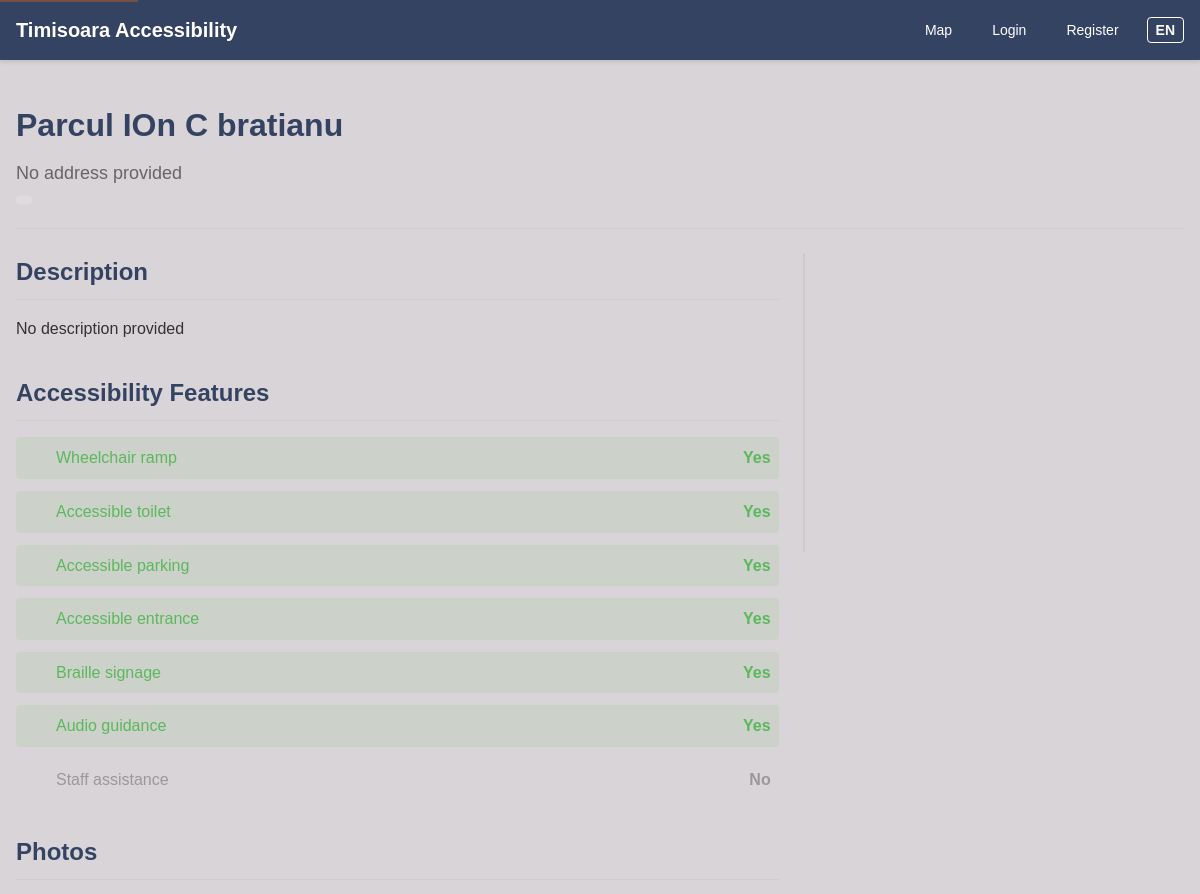
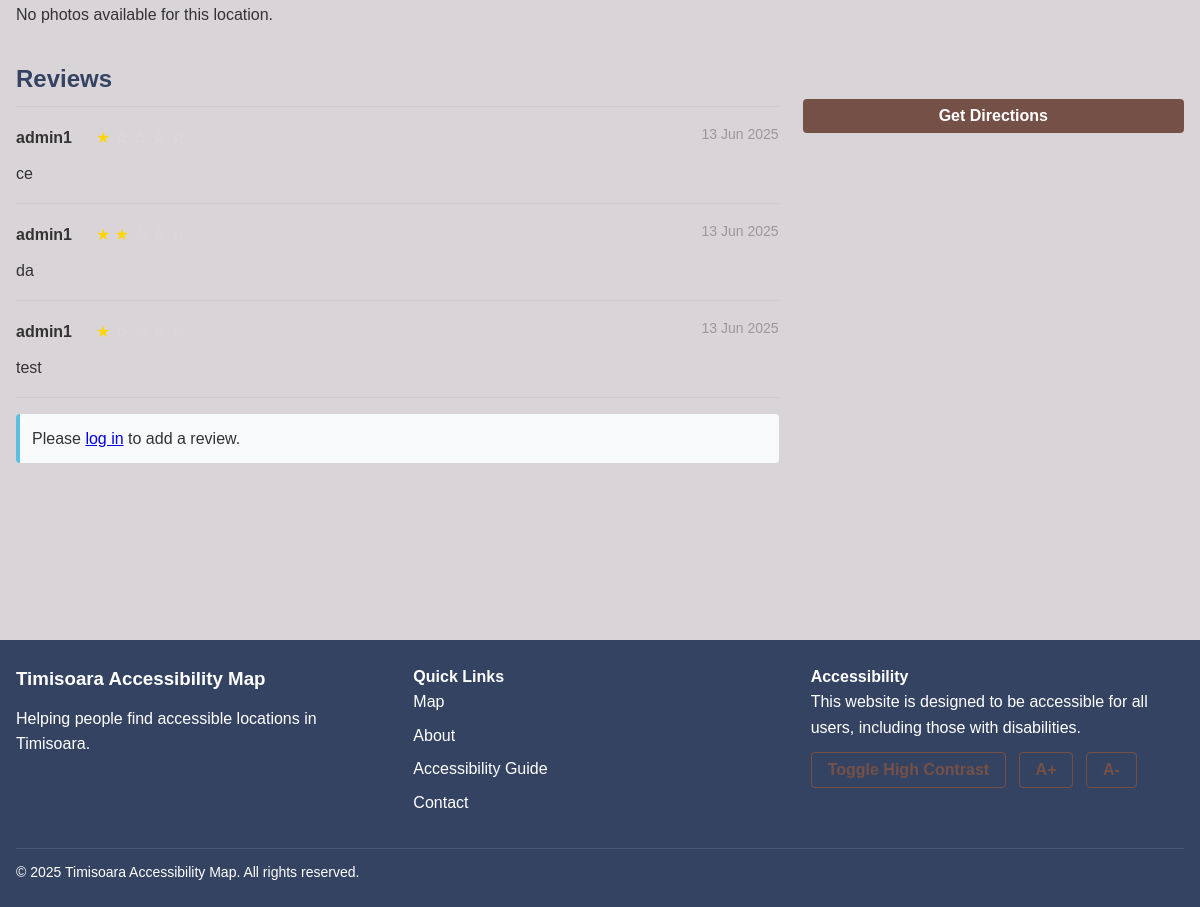
Before: /location/2 with the older database file (2 pictures, top to bottom).
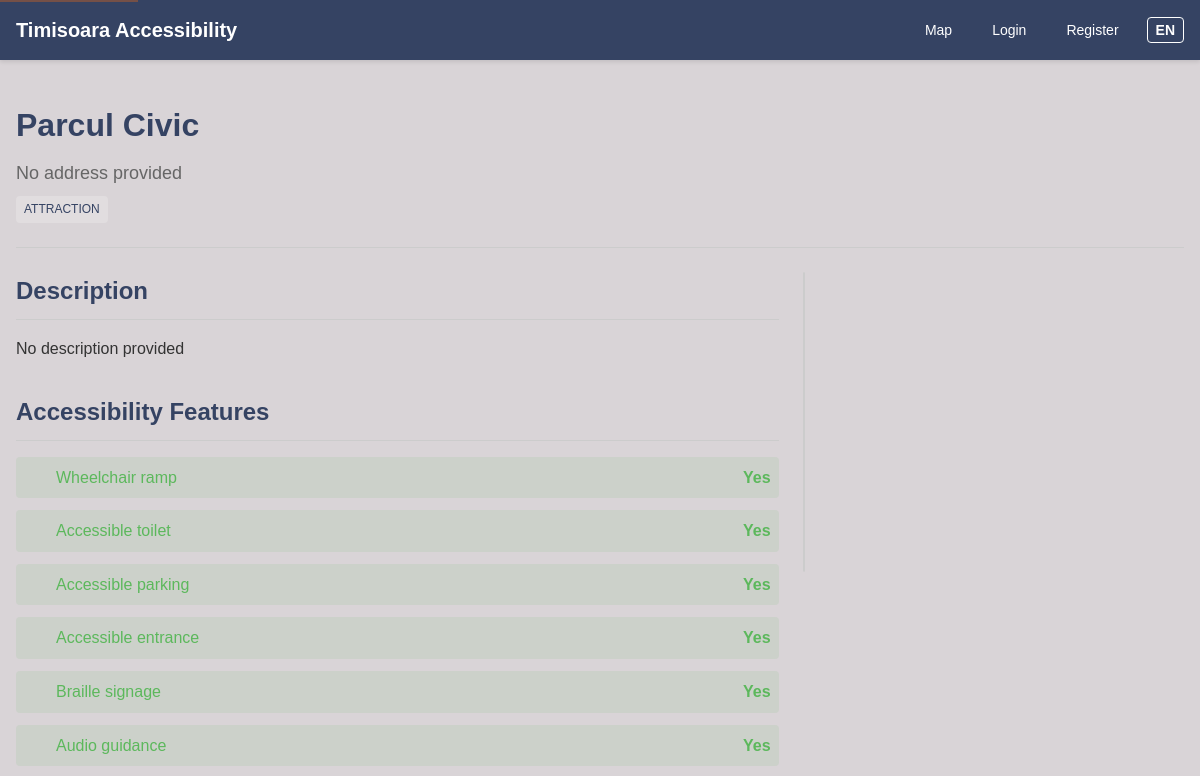
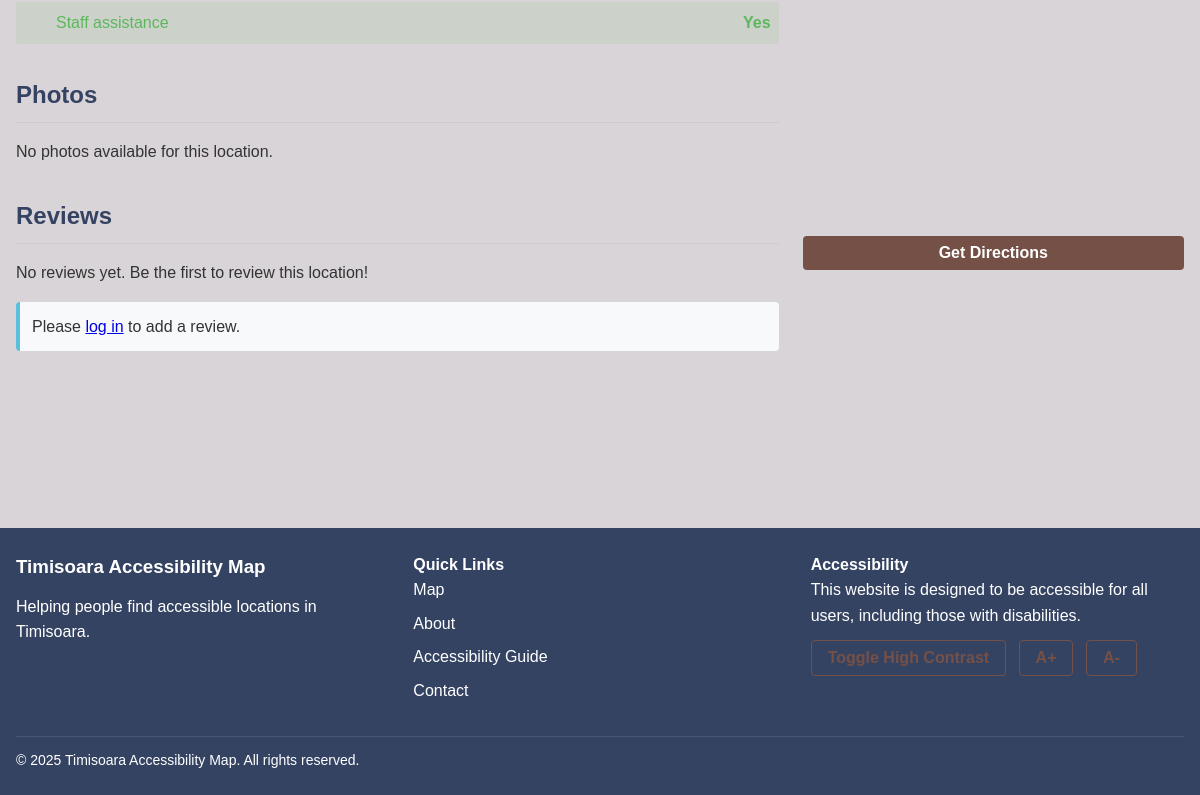
After: the same page with the newer database file (2 pictures, top to bottom).
### app/models.py (models this page shows, shortened)
class Location(db.Model):
    id = db.Column(db.Integer, primary_key=True)
    name = db.Column(db.String(100), nullable=False)
    description = db.Column(db.Text)
    lat = db.Column(db.Float, nullable=False)
    lng = db.Column(db.Float, nullable=False)
    address = db.Column(db.String(200))
    has_ramp = db.Column(db.Boolean, default=False)
    has_accessible_wc = db.Column(db.Boolean, default=False)
    has_accessible_parking = db.Column(db.Boolean, default=False)
    has_accessible_entrance = db.Column(db.Boolean, default=False)
    has_braille = db.Column(db.Boolean, default=False)
    has_audio_guidance = db.Column(db.Boolean, default=False)
    has_staff_assistance = db.Column(db.Boolean, default=False)
    is_approved = db.Column(db.Boolean, default=False)
    created_at = db.Column(db.DateTime, default=datetime.utcnow)
    updated_at = db.Column(db.DateTime, default=datetime.utcnow, onupdate=datetime.utcnow)
    user_id = db.Column(db.Integer, db.ForeignKey('user.id'), nullable=False)
    location_type = db.Column(db.String(50))  # restaurant, museum, public building, etc.
    photos = db.relationship('Photo', backref='location', lazy='dynamic', cascade='all, delete-orphan')
    reviews = db.relationship('Review', backref='location', lazy='dynamic', cascade='all, delete-orphan')

class Review(db.Model):
    id = db.Column(db.Integer, primary_key=True)
    content = db.Column(db.Text, nullable=False)
    rating = db.Column(db.Integer, nullable=False)  # 1-5 stars
    created_at = db.Column(db.DateTime, default=datetime.utcnow)
    location_id = db.Column(db.Integer, db.ForeignKey('location.id'), nullable=False)
    user_id = db.Column(db.Integer, db.ForeignKey('user.id'), nullable=False)

class User(UserMixin, db.Model):
    id = db.Column(db.Integer, primary_key=True)
    username = db.Column(db.String(64), unique=True, nullable=False, index=True)
    email = db.Column(db.String(120), unique=True, nullable=False, index=True)
    password_hash = db.Column(db.String(128), nullable=False)
    is_admin = db.Column(db.Boolean, default=False)
    joined_at = db.Column(db.DateTime, default=datetime.utcnow)
    is_active = db.Column(db.Boolean, default=True)
    needs_wheelchair = db.Column(db.Boolean, default=False)
    needs_visual_assistance = db.Column(db.Boolean, default=False)
    needs_hearing_assistance = db.Column(db.Boolean, default=False)
    needs_cognitive_assistance = db.Column(db.Boolean, default=False)
    preferred_language = db.Column(db.String(2), default='ro')  # 'ro' or 'en'
    locations = db.relationship('Location', backref='author', lazy='dynamic')
    reviews = db.relationship('Review', backref='author', lazy='dynamic')

### app/routes/main.py (the view)
@main.route('/location/<int:location_id>')
def location_details(location_id):
    location = Location.query.get_or_404(location_id)
    can_view_unapproved = False
    if current_user.is_authenticated:
        if current_user.is_admin or location.user_id == current_user.id:
            can_view_unapproved = True
    if not location.is_approved and not can_view_unapproved:
        flash(_('This location is not yet approved or you do not have permission to view it.'), 'warning')
        return redirect(url_for('main.index'))
    reviews = Review.query.filter_by(location_id=location_id).order_by(Review.created_at.desc()).all()
    current_year = datetime.now().year
    return render_template('location/details.html', title=location.name,
                           location=location, reviews=reviews, current_year=current_year)

### app/templates/location/details.html (shortened to what this page needs)
{% extends 'base.html' %}
{% block content %}
<div class="content-container location-details-page">
    <div class="location-header">
        <h1>{{ location.name }}</h1>
        <p class="location-address">{{ location.address or _('No address provided') }}</p>
        <div class="location-meta">
            <span class="location-type">{{ location.location_type|capitalize }}</span>
        </div>
    </div>
    <div class="location-content">
        <div class="location-main">
            <div class="location-section">
                <h2>{{ _('Description') }}</h2>
                <p>{{ location.description or _('No description provided') }}</p>
            </div>
            <div class="location-section">
                <h2>{{ _('Accessibility Features') }}</h2>
                <ul class="features-list">
                    <li class="{{ 'available' if location.has_ramp else 'unavailable' }}">
                        <span class="feature-icon {{ 'wheelchair' if location.has_ramp else '' }}"></span>
                        <span class="feature-name">{{ _('Wheelchair ramp') }}</span>
                        <span class="feature-status">{{ _('Yes') if location.has_ramp else _('No') }}</span>
                    </li>
                    <li class="{{ 'available' if location.has_accessible_wc else 'unavailable' }}">
                        <span class="feature-icon {{ 'wc' if location.has_accessible_wc else '' }}"></span>
                        <span class="feature-name">{{ _('Accessible toilet') }}</span>
                        <span class="feature-status">{{ _('Yes') if location.has_accessible_wc else _('No') }}</span>
                    </li>
                    <li class="{{ 'available' if location.has_accessible_parking else 'unavailable' }}">
                        <span class="feature-icon {{ 'parking' if location.has_accessible_parking else '' }}"></span>
                        <span class="feature-name">{{ _('Accessible parking') }}</span>
                        <span class="feature-status">{{ _('Yes') if location.has_accessible_parking else _('No') }}</span>
                    </li>
                    <li class="{{ 'available' if location.has_accessible_entrance else 'unavailable' }}">
                        <span class="feature-icon {{ 'entrance' if location.has_accessible_entrance else '' }}"></span>
                        <span class="feature-name">{{ _('Accessible entrance') }}</span>
                        <span class="feature-status">{{ _('Yes') if location.has_accessible_entrance else _('No') }}</span>
                    </li>
                    <li class="{{ 'available' if location.has_braille else 'unavailable' }}">
                        <span class="feature-icon {{ 'braille' if location.has_braille else '' }}"></span>
                        <span class="feature-name">{{ _('Braille signage') }}</span>
                        <span class="feature-status">{{ _('Yes') if location.has_braille else _('No') }}</span>
                    </li>
                    <li class="{{ 'available' if location.has_audio_guidance else 'unavailable' }}">
                        <span class="feature-icon {{ 'audio' if location.has_audio_guidance else '' }}"></span>
                        <span class="feature-name">{{ _('Audio guidance') }}</span>
                        <span class="feature-status">{{ _('Yes') if location.has_audio_guidance else _('No') }}</span>
                    </li>
                    <li class="{{ 'available' if location.has_staff_assistance else 'unavailable' }}">
                        <span class="feature-icon {{ 'staff' if location.has_staff_assistance else '' }}"></span>
                        <span class="feature-name">{{ _('Staff assistance') }}</span>
                        <span class="feature-status">{{ _('Yes') if location.has_staff_assistance else _('No') }}</span>
                    </li>
                </ul>
            </div>
            <div class="location-section">
                <h2>{{ _('Photos') }}</h2>
                {% if location.photos.count() > 0 %}
                    <div class="photos-grid">
                        {% for photo in location.photos %}
                            <div class="photo-item">
                                <img src="{{ url_for('static', filename='uploads/' + photo.filename) }}"
                                     alt="{{ photo.description or location.name }}"
                                     loading="lazy">
                                {% if photo.description %}
                                    <div class="photo-description">{{ photo.description }}</div>
                                {% endif %}
                            </div>
                        {% endfor %}
                    </div>
                {% else %}
                    <p>{{ _('No photos available for this location.') }}</p>
                {% endif %}
            </div>
            <div class="location-section" id="reviews">
                <h2>{{ _('Reviews') }}</h2>
                {% if reviews %}
                    <div class="reviews-list">
                        {% for review in reviews %}
                            <div class="review-item">
                                <div class="review-header">
                                    <div class="review-author">{{ review.author.username }}</div>
                                    <div class="review-rating">
                                        {% for i in range(5) %}
                                            {% if i < review.rating %}
                                                <span class="star filled">★</span>
                                            {% else %}
                                                <span class="star">☆</span>
                                            {% endif %}
                                        {% endfor %}
                                    </div>
                                    <div class="review-date">{{ review.created_at.strftime('%d %b %Y') }}</div>
                                </div>
                                <div class="review-content">
                                    {{ review.content }}
                                </div>
                            </div>
                        {% endfor %}
                    </div>
                {% else %}
                    <p>{{ _('No reviews yet. Be the first to review this location!') }}</p>
                {% endif %}
                {% if current_user.is_authenticated and location.is_approved %}
                    <div class="add-review">
                        <h3>{{ _('Add Your Review') }}</h3>
                        <form action="{{ url_for('main.add_review', location_id=location.id) }}" method="POST">
                            {{ csrf_token() }}
                            <div class="form-group">
                                <label for="rating">{{ _('Rating') }}</label>
                                <div class="rating-input">
                                    {% for i in range(1, 6) %}
                                        <input type="radio" id="star{{ i }}" name="rating" value="{{ i }}" required>
                                        <label for="star{{ i }}" title="{{ i }} {{ _('stars') }}">☆</label>
                                    {% endfor %}
                                </div>
                            </div>
                            <div class="form-group">
                                <label for="content">{{ _('Your Review') }}</label>
                                <textarea name="content" id="content" rows="4" required></textarea>
                            </div>
                            <div class="form-actions">
                                <button type="submit" class="btn primary">{{ _('Submit Review') }}</button>
                            </div>
                        </form>
                    </div>
                {% elif not current_user.is_authenticated %}
                    <div class="login-prompt">
                        <p>{{ _('Please') }} <a href="{{ url_for('auth.login') }}">{{ _('log in') }}</a> {{ _('to add a review.') }}</p>
                    </div>
                {% elif not location.is_approved %}
                    <div class="notice">
                        <p>{{ _('Reviews can only be added once this location has been approved.') }}</p>
                    </div>
                {% endif %}
            </div>
        </div>
        <div class="location-sidebar">
            <div class="map-container">
                <div id="location-map"></div>
            </div>
            <div class="location-actions">
                <button id="directions-btn" class="btn primary full-width">
                    {{ _('Get Directions') }}
                </button>
            </div>
        </div>
    </div>
</div>
{% endblock %}

### app/templates/base.html (shortened to what this page needs)
<!DOCTYPE html>
<html lang="{{ session.get('language', 'ro') }}">
<head>
    <link rel="stylesheet" href="https://unpkg.com/leaflet@1.9.3/dist/leaflet.css"/>
    <link rel="stylesheet" href="{{ url_for('static', filename='css/style.css') }}">
    <link rel="stylesheet" href="{{ url_for('static', filename='css/responsive.css') }}">
</head>
<body>
    <header class="main-header">
        <div class="container">
            <div class="logo">
                <a href="{{ url_for('main.index') }}" aria-label="{{ _('Timisoara Accessibility Map Homepage') }}">
                    <span class="logo-text">{{ _('Timisoara Accessibility') }}</span>
                </a>
            </div>
            <nav class="main-nav">
                <ul id="main-menu" class="nav-menu">
                    <li><a href="{{ url_for('main.index') }}">{{ _('Map') }}</a></li>
                    {% if current_user.is_authenticated %}
                        <li><a href="{{ url_for('main.dashboard') }}">{{ _('Dashboard') }}</a></li>
                        <li><a href="{{ url_for('main.profile') }}">{{ _('Profile') }}</a></li>
                        {% if current_user.is_admin %}
                            <li><a href="{{ url_for('admin.index') }}">{{ _('Admin') }}</a></li>
                        {% endif %}
                        <li><a href="{{ url_for('auth.logout') }}">{{ _('Logout') }}</a></li>
                    {% else %}
                        <li><a href="{{ url_for('auth.login') }}">{{ _('Login') }}</a></li>
                        <li><a href="{{ url_for('auth.register') }}">{{ _('Register') }}</a></li>
                    {% endif %}
                    <li class="language-toggle">
                        {% if session.get('language') == 'en' %}
                            <a href="{{ url_for('auth.set_language', language='ro') }}" aria-label="{{ _('Switch to Romanian') }}">RO</a>
                        {% else %}
                            <a href="{{ url_for('auth.set_language', language='en') }}" aria-label="{{ _('Switch to English') }}">EN</a>
                        {% endif %}
                    </li>
                </ul>
            </nav>
        </div>
    </header>
    <main id="main-content">
        {% block content %}{% endblock %}
    </main>
    <footer class="main-footer">
        <div class="container">
            <div class="footer-content">
                <div class="footer-info">
                    <h3>{{ _('Timisoara Accessibility Map') }}</h3>
                    <p>{{ _('Helping people find accessible locations in Timisoara.') }}</p>
                </div>
                <div class="footer-links">
                    <h4>{{ _('Quick Links') }}</h4>
                    <ul>
                        <li><a href="{{ url_for('main.index') }}">{{ _('Map') }}</a></li>
                        <li><a href="#">{{ _('About') }}</a></li>
                        <li><a href="#">{{ _('Accessibility Guide') }}</a></li>
                        <li><a href="#">{{ _('Contact') }}</a></li>
                    </ul>
                </div>
                <div class="footer-accessibility">
                    <h4>{{ _('Accessibility') }}</h4>
                    <p>{{ _('This website is designed to be accessible for all users, including those with disabilities.') }}</p>
                    <button class="btn secondary toggle-high-contrast">{{ _('Toggle High Contrast') }}</button>
                    <button class="btn secondary increase-text-size">A+</button>
                    <button class="btn secondary decrease-text-size">A-</button>
                </div>
            </div>
            <div class="copyright">
                <p>&copy; {{ current_year }} {{ _('Timisoara Accessibility Map. All rights reserved.') }}</p>
            </div>
        </div>
    </footer>
</body>
</html>

Changed rows visible on the page:
removed Review: author.username "admin1", created_at "13 Jun 2025", content "ce"
removed Review: author.username "admin1", created_at "13 Jun 2025", content "da"
removed Review: author.username "admin1", created_at "13 Jun 2025", content "test"
changed Location "No address provided": name "Parcul IOn C bratianu" → "Parcul Civic"; location_type (not shown) → "ATTRACTION"; has_staff_assistance "No" → "Yes"
Other visible differences:
text now shown: "No reviews yet. Be the first to review this location!"
